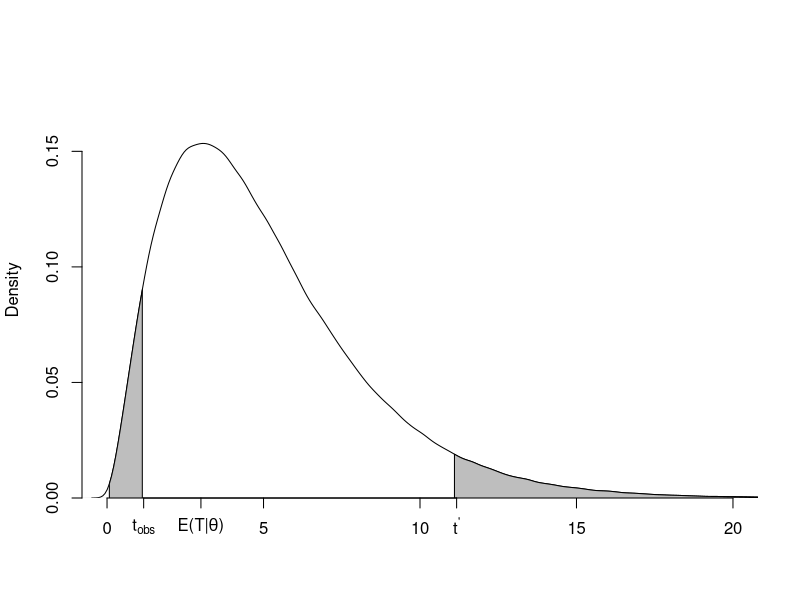

Reproduce this figure in R. (Note: this script raises an error after producing the figure.)
## ---- chunk 1

## ---- chunk 2

## ---- chunk 3

## ---- chunk 4

## ---- chunk 5

## ---- chunk 6

## ---- chunk 7

## ---- chunk 8

## ---- chunk 9
# the power in test B
dbinom(3,5,2/3)+dbinom(4,5,2/3)+dbinom(5,5,2/3)
# the size in test B
dbinom(3,5,0.5)+dbinom(4,5,0.5)+dbinom(5,5,0.5)
## ---- chunk 10
x <- rchisq(1000000, 5)
q100 <- quantile(x, 1)
q95 <- quantile(x, .95)
q05 <- quantile(x, 0.05)
q00 <- quantile(x,0)
dens <- density(x)
plot(dens, xlim=c(0,20), frame.plot = FALSE, main=" ", yaxs="i",
     ylim=c(0,0.18), xlab="")
x1 <- max(which(dens$x <= q05))
x2 <- min(which(dens$x > q00))
x3 <- min(which(dens$x >= q95))
x4 <- max(which(dens$x <  q100))
with(dens, polygon(x=c(x[c(x1,x1:x2,x2)]), y= c(0, y[x1:x2], 0), col="gray"))
with(dens, polygon(x=c(x[c(x3,x3:x4,x4)]), y= c(0, y[x3:x4], 0), col="gray"))

axis(1, at=c(1.17,3,11.17), labels = c(expression(t[obs]), expression(paste("E(T|",theta,")", sep = "")), expression(t^"'")))
## ---- chunk 11
knitr::include_graphics("img/Selection_083.png")
## ---- chunk 12
knitr::include_graphics("img/Selection_084.png")
## ---- chunk 13
knitr::include_graphics("img/Selection_105.png")
## ---- chunk 14
knitr::include_graphics("img/Selection_106.png")
## ---- chunk 15
knitr::include_graphics("img/Selection_107.png")
